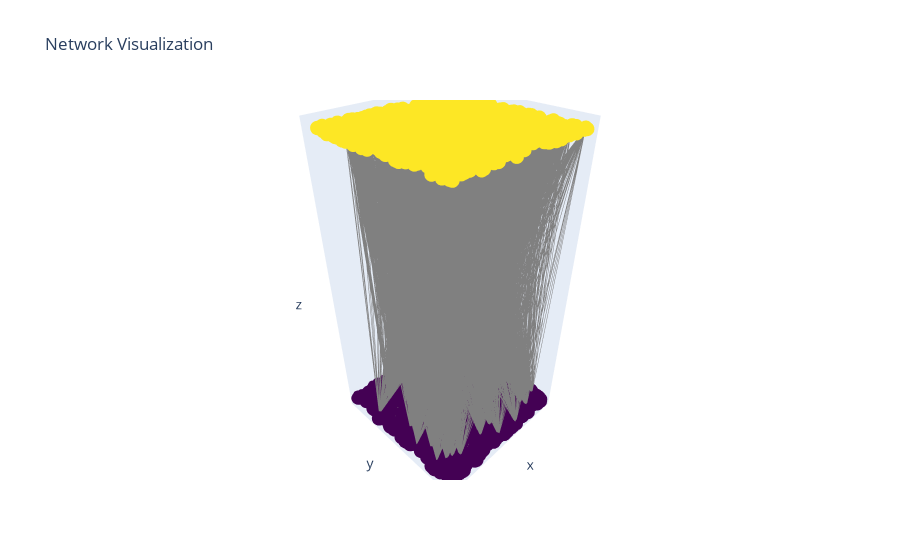

Here is the notebook cell this chart was saved with:
### Code cell
Visualize(G).show_graph()

### Figure 1 — Plotly figure (JSON) as saved in the notebook; plotly's stock layout.template omitted (floating-point values rounded to 4 significant figures; data arrays with more than 128 entries replaced by an {"elided": "..."} marker saying what was removed)
{"data": [{"hoverinfo": "none", "line": {"color": "grey", "width": 1}, "mode": "lines", "type": "scatter3d", "x": {"elided": "19800 float values"}, "y": {"elided": "19800 float values"}, "z": {"elided": "19800 int values"}}, {"marker": {"color": {"elided": "2000 int values"}, "colorscale": [[0, "#440154"], [0.1111, "#482878"], [0.2222, "#3e4989"], [0.3333, "#31688e"], [0.4444, "#26828e"], [0.5556, "#1f9e89"], [0.6667, "#35b779"], [0.7778, "#6ece58"], [0.8889, "#b5de2b"], [1, "#fde725"]], "size": 5}, "mode": "markers", "text": {"elided": "2000 str values"}, "type": "scatter3d", "x": {"elided": "2000 float values"}, "y": {"elided": "2000 float values"}, "z": {"elided": "2000 int values"}}], "layout": {"scene": {"xaxis": {"showgrid": false, "showticklabels": false, "zeroline": false}, "yaxis": {"showgrid": false, "showticklabels": false, "zeroline": false}, "zaxis": {"showgrid": false, "showticklabels": false, "zeroline": false}}, "showlegend": false, "title": {"text": "Network Visualization"}}}
